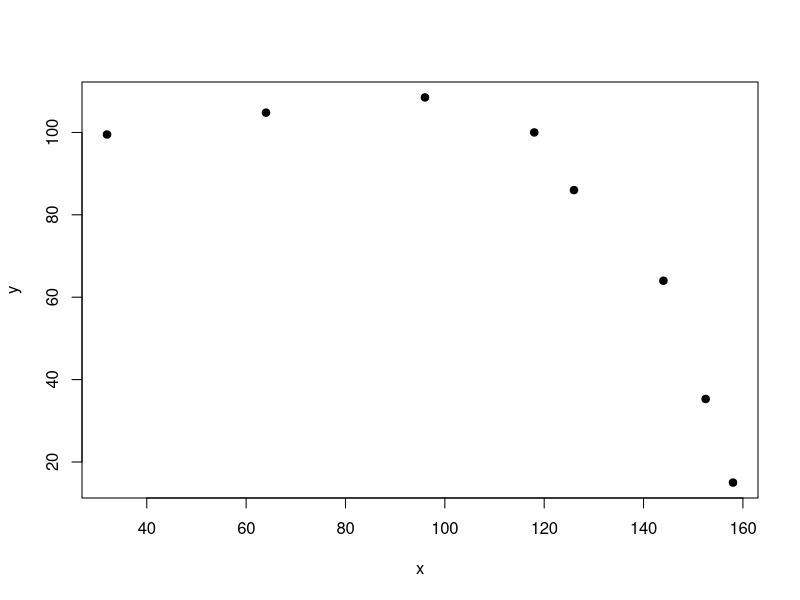
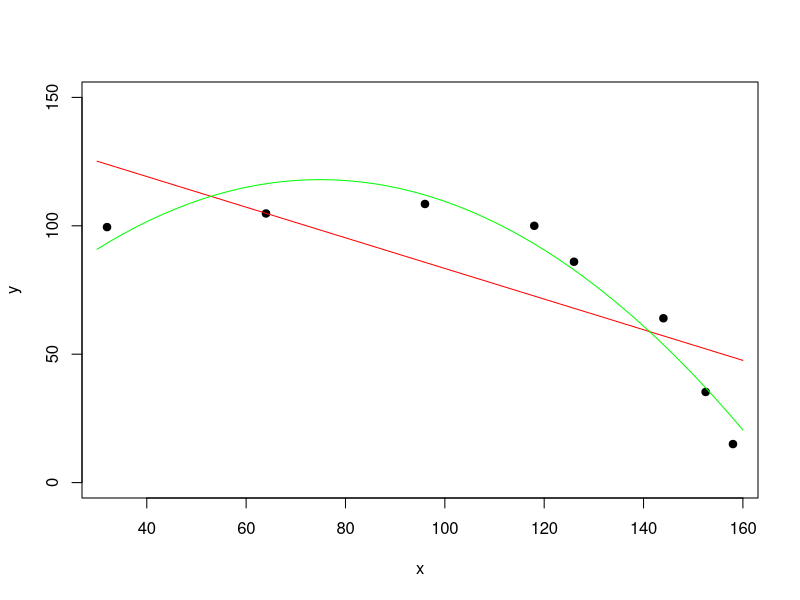

R code for these plots, in order:
x <- c(32,64,96,118,126,144,152.5,158)
y <- c(99.5,104.8,108.5,100,86,64,35.3,15)
#we will make y the response variable and x the predictor
#the response variable is usually on the y-axis
plot(x,y,pch=19)
#fit first degree polynomial equation:
fit  <- lm(y~x)
#second degree
fit2 <- lm(y~poly(x,2,raw=TRUE))

xx <- seq(30,160, length=50)
plot(x,y,pch=19,ylim=c(0,150))
lines(xx, predict(fit, data.frame(x=xx)), col="red")
lines(xx, predict(fit2, data.frame(x=xx)), col="green")

summary(fit)
summary(fit2)

anova(fit,fit2)

coef(fit)
coef(fit2)

